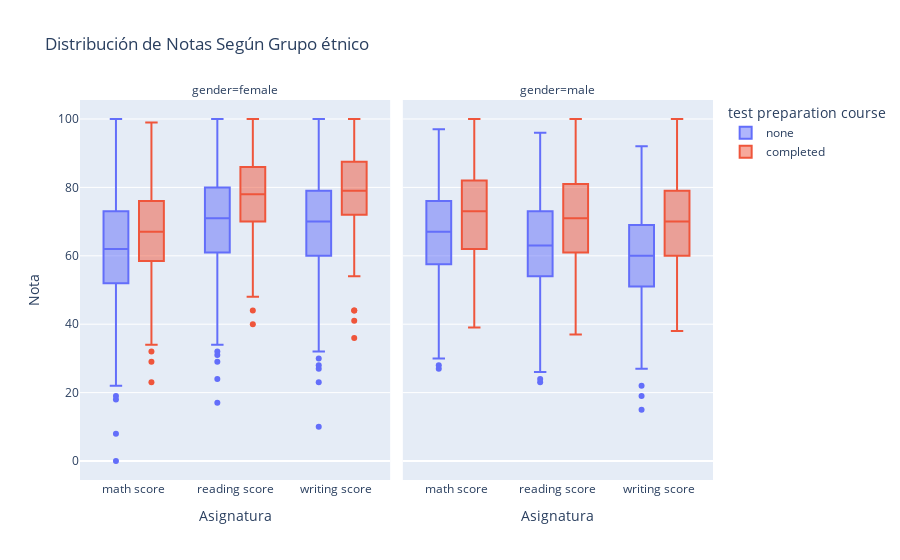

Write notebook code for a chart like this one.
### Code cell
px.box(df_melted,
        x='Asignatura',               
        y='Nota',                      
        color='test preparation course',
        facet_col='gender',
        title='Distribución de Notas Según Grupo étnico',
        )

### Figure 1 — Plotly figure (JSON) as saved in the notebook; plotly's stock layout.template omitted (floating-point values rounded to 4 significant figures; data arrays with more than 128 entries replaced by an {"elided": "..."} marker saying what was removed)
{"data": [{"alignmentgroup": "True", "hovertemplate": "test preparation course=none<br>gender=female<br>Asignatura=%{x}<br>Nota=%{y}<extra></extra>", "legendgroup": "none", "marker": {"color": "#636efa"}, "name": "none", "notched": false, "offsetgroup": "none", "orientation": "v", "showlegend": true, "type": "box", "x": {"elided": "1002 str values"}, "x0": " ", "xaxis": "x", "y": {"elided": "1002 int values"}, "y0": " ", "yaxis": "y"}, {"alignmentgroup": "True", "hovertemplate": "test preparation course=none<br>gender=male<br>Asignatura=%{x}<br>Nota=%{y}<extra></extra>", "legendgroup": "none", "marker": {"color": "#636efa"}, "name": "none", "notched": false, "offsetgroup": "none", "orientation": "v", "showlegend": false, "type": "box", "x": {"elided": "924 str values"}, "x0": " ", "xaxis": "x2", "y": {"elided": "924 int values"}, "y0": " ", "yaxis": "y2"}, {"alignmentgroup": "True", "hovertemplate": "test preparation course=completed<br>gender=female<br>Asignatura=%{x}<br>Nota=%{y}<extra></extra>", "legendgroup": "completed", "marker": {"color": "#EF553B"}, "name": "completed", "notched": false, "offsetgroup": "completed", "orientation": "v", "showlegend": true, "type": "box", "x": {"elided": "552 str values"}, "x0": " ", "xaxis": "x", "y": {"elided": "552 int values"}, "y0": " ", "yaxis": "y"}, {"alignmentgroup": "True", "hovertemplate": "test preparation course=completed<br>gender=male<br>Asignatura=%{x}<br>Nota=%{y}<extra></extra>", "legendgroup": "completed", "marker": {"color": "#EF553B"}, "name": "completed", "notched": false, "offsetgroup": "completed", "orientation": "v", "showlegend": false, "type": "box", "x": {"elided": "522 str values"}, "x0": " ", "xaxis": "x2", "y": {"elided": "522 int values"}, "y0": " ", "yaxis": "y2"}], "layout": {"annotations": [{"font": {}, "showarrow": false, "text": "gender=female", "x": 0.245, "xanchor": "center", "xref": "paper", "y": 1, "yanchor": "bottom", "yref": "paper"}, {"font": {}, "showarrow": false, "text": "gender=male", "x": 0.755, "xanchor": "center", "xref": "paper", "y": 1, "yanchor": "bottom", "yref": "paper"}], "boxmode": "group", "legend": {"title": {"text": "test preparation course"}, "tracegroupgap": 0}, "title": {"text": "Distribución de Notas Según Grupo étnico"}, "xaxis": {"anchor": "y", "domain": [0, 0.49], "title": {"text": "Asignatura"}}, "xaxis2": {"anchor": "y2", "domain": [0.51, 1], "matches": "x", "title": {"text": "Asignatura"}}, "yaxis": {"anchor": "x", "domain": [0, 1], "title": {"text": "Nota"}}, "yaxis2": {"anchor": "x2", "domain": [0, 1], "matches": "y", "showticklabels": false}}}
